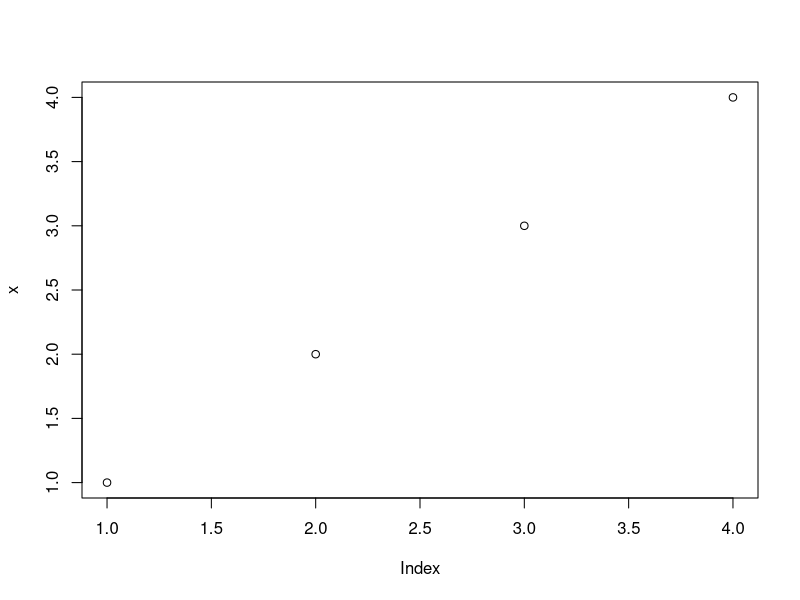

This figure's R source:
## ---- chunk 1
knitr::opts_chunk$set(echo = FALSE)
library(tidyverse)
## ---- chunk 2
x <- c(1, 2, 3, 4)
plot(x)
